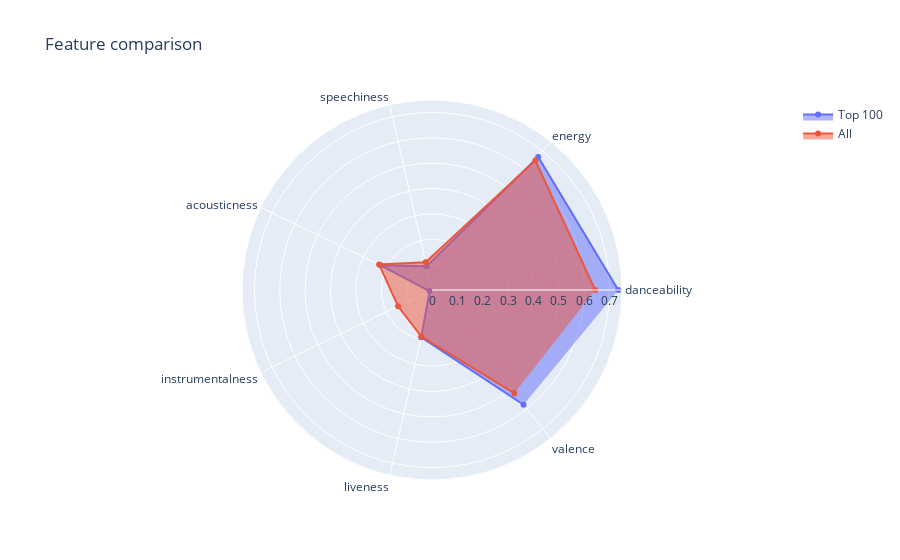

Notebook code cell kept with this figure:
### Code cell
feat_cols = ['danceability', 'energy', 'speechiness', 'acousticness', 'instrumentalness', 'liveness', 'valence']
top_100_feat = pd.DataFrame(columns=feat_cols)
for i, track in by_track_pop[:100].iterrows():
  features = tf_df[tf_df['id'] == track['track_id']]
  top_100_feat = top_100_feat.append(features, ignore_index=True)
top_100_feat = top_100_feat[feat_cols]

from sklearn import preprocessing
mean_vals = pd.DataFrame(columns=feat_cols)
mean_vals = mean_vals.append(top_100_feat.mean(), ignore_index=True)
mean_vals = mean_vals.append(tf_df[feat_cols].mean(), ignore_index=True)
print(mean_vals)

import plotly.graph_objects as go
import plotly.offline as pyo
fig = go.Figure(
    data=[
        go.Scatterpolar(r=mean_vals.iloc[0], theta=feat_cols, fill='toself', name='Top 100'),
        go.Scatterpolar(r=mean_vals.iloc[1], theta=feat_cols, fill='toself', name='All'),
    ],
    layout=go.Layout(
        title=go.layout.Title(text='Feature comparison'),
        polar={'radialaxis': {'visible': True}},
        showlegend=True
    )
)

#pyo.plot(fig)
fig.show()

### Figure 1 — Plotly figure (JSON) as saved in the notebook; plotly's stock layout.template omitted (floating-point values rounded to 4 significant figures)
{"data": [{"fill": "toself", "name": "Top 100", "r": [0.7341, 0.6709, 0.09624, 0.2246, 0.0101, 0.1908, 0.5787], "theta": ["danceability", "energy", "speechiness", "acousticness", "instrumentalness", "liveness", "valence"], "type": "scatterpolar"}, {"fill": "toself", "name": "All", "r": [0.6432, 0.6533, 0.1119, 0.2313, 0.1485, 0.1883, 0.5203], "theta": ["danceability", "energy", "speechiness", "acousticness", "instrumentalness", "liveness", "valence"], "type": "scatterpolar"}], "layout": {"polar": {"radialaxis": {"visible": true}}, "showlegend": true, "title": {"text": "Feature comparison"}}}
